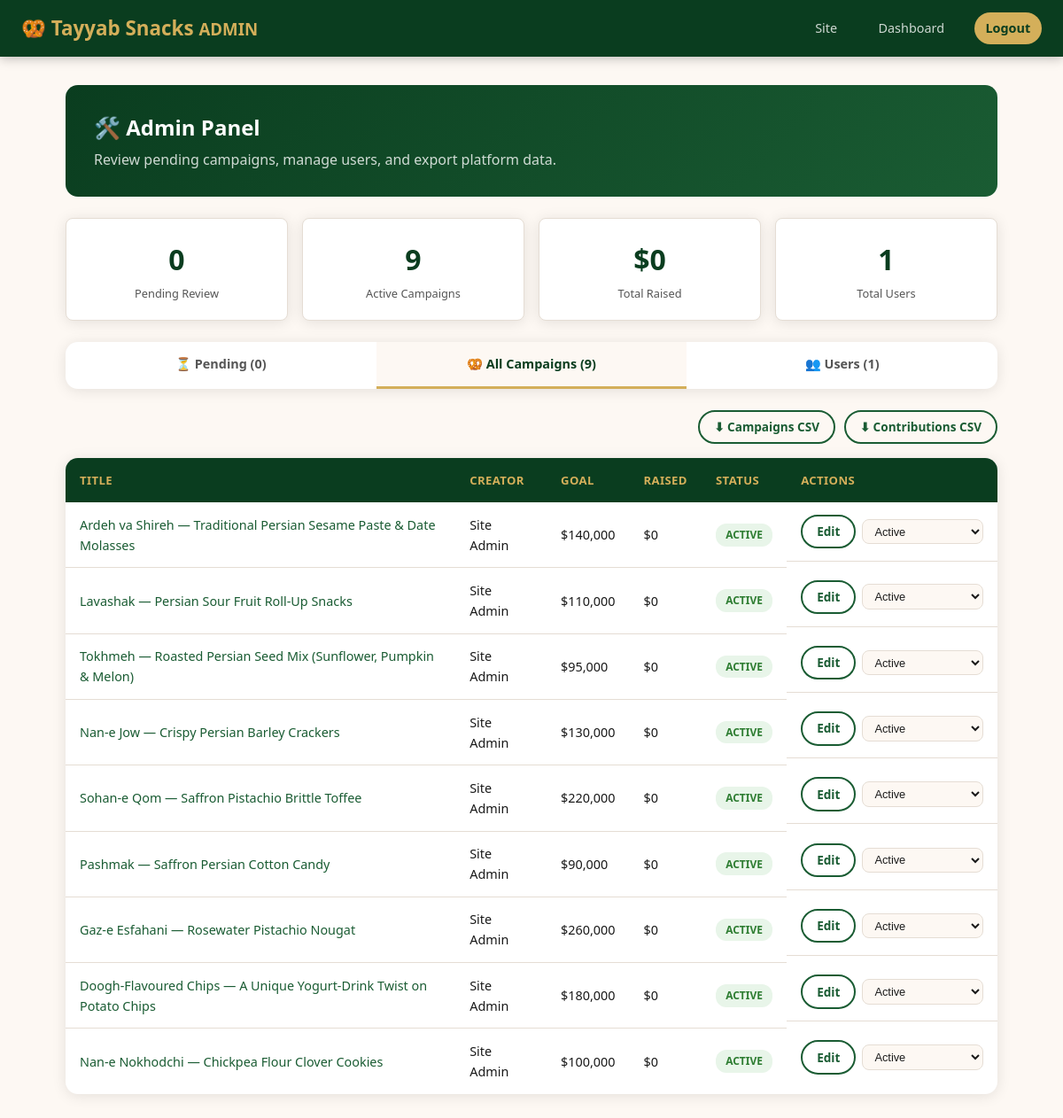
Screenshot of /admin.php?tab=campaigns (signed in) with the database file from the repository.
### tables this page shows
CREATE TABLE IF NOT EXISTS campaigns (
    id            INT UNSIGNED AUTO_INCREMENT PRIMARY KEY,
    user_id       INT UNSIGNED NOT NULL,
    category_id   INT UNSIGNED,
    title         VARCHAR(200) NOT NULL,
    description   TEXT NOT NULL,
    goal_amount   DECIMAL(12,2) NOT NULL,
    raised_amount DECIMAL(12,2) DEFAULT 0.00,
    city          VARCHAR(100),
    image_url     VARCHAR(500),
    deadline      DATE,
    status        ENUM('pending','active','funded','closed','rejected') DEFAULT 'pending',
    created_at    TIMESTAMP DEFAULT CURRENT_TIMESTAMP,
    updated_by    INT UNSIGNED NULL,
    updated_at    TIMESTAMP NULL,
    FOREIGN KEY (user_id)     REFERENCES users(id) ON DELETE CASCADE,
    FOREIGN KEY (category_id) REFERENCES categories(id) ON DELETE SET NULL,
    FOREIGN KEY (updated_by)  REFERENCES users(id) ON DELETE SET NULL,
    INDEX idx_status (status),
    INDEX idx_user (user_id)
);

CREATE TABLE IF NOT EXISTS users (
    id         INT UNSIGNED AUTO_INCREMENT PRIMARY KEY,
    name       VARCHAR(100) NOT NULL,
    email      VARCHAR(150) NOT NULL UNIQUE,
    password   VARCHAR(255) NOT NULL,
    phone      VARCHAR(30),
    city       VARCHAR(100),
    country    VARCHAR(100) DEFAULT 'Pakistan',
    is_admin   TINYINT(1) DEFAULT 0,
    is_verified TINYINT(1) DEFAULT 0,
    verification_token   VARCHAR(64) NULL,
    verification_expires  DATETIME NULL,
    created_at TIMESTAMP DEFAULT CURRENT_TIMESTAMP,
    INDEX idx_email (email)
);

### db.php (called while the page is built, shortened)
<?php
function e(string $s): string {
    return htmlspecialchars($s, ENT_QUOTES, 'UTF-8');
}

### admin.php (the view, shortened to what this page needs)
<?php
require_once __DIR__ . '/db.php';
$tab = $_GET['tab'] ?? 'pending';
$stats = $pdo->query(
    "SELECT (SELECT COUNT(*) FROM users) AS total_users,
            (SELECT COUNT(*) FROM campaigns WHERE status='pending') AS pending_count,
            (SELECT COUNT(*) FROM campaigns WHERE status='active') AS active_count,
            (SELECT COALESCE(SUM(raised_amount),0) FROM campaigns) AS total_raised,
            (SELECT COUNT(*) FROM contributions) AS total_contributions"
)->fetch();
$pending = $pdo->query(
    "SELECT c.*, u.name AS creator_name, cat.name AS cat_name FROM campaigns c
     JOIN users u ON u.id = c.user_id LEFT JOIN categories cat ON cat.id = c.category_id
     WHERE c.status = 'pending' ORDER BY c.created_at ASC"
)->fetchAll();
$allCampaigns = $pdo->query(
    "SELECT c.*, u.name AS creator_name, cat.name AS cat_name FROM campaigns c
     JOIN users u ON u.id = c.user_id LEFT JOIN categories cat ON cat.id = c.category_id
     ORDER BY c.created_at DESC"
)->fetchAll();
$users = $pdo->query('SELECT * FROM users ORDER BY created_at DESC')->fetchAll();
?>
<!DOCTYPE html>
<html lang="en">
<head>
<link rel="stylesheet" href="style.css">
</head>
<body>
<nav class="navbar">
    <div class="nav-brand">🥨 <?= e(SITE_NAME) ?> <small style="color:var(--gold)">ADMIN</small></div>
    <div class="nav-links">
        <a href="index.php">Site</a>
        <a href="dashboard.php">Dashboard</a>
        <a href="logout.php" class="nav-btn">Logout</a>
    </div>
</nav>
<div class="dashboard-wrap" style="max-width:1100px">
    <div class="dashboard-header">
        <h2>🛠️ Admin Panel</h2>
        <p>Review pending campaigns, manage users, and export platform data.</p>
    </div>
    <div class="stat-cards">
        <div class="stat-card"><div class="num"><?= (int) $stats['pending_count'] ?></div><div class="lbl">Pending Review</div></div>
        <div class="stat-card"><div class="num"><?= (int) $stats['active_count'] ?></div><div class="lbl">Active Campaigns</div></div>
        <div class="stat-card"><div class="num">$<?= number_format((float) $stats['total_raised']) ?></div><div class="lbl">Total Raised</div></div>
        <div class="stat-card"><div class="num"><?= (int) $stats['total_users'] ?></div><div class="lbl">Total Users</div></div>
    </div>
    <div class="tabs">
        <a href="?tab=pending" class="tab-btn <?= $tab === 'pending' ? 'active' : '' ?>" style="text-decoration:none;display:block;text-align:center">⏳ Pending (<?= count($pending) ?>)</a>
        <a href="?tab=campaigns" class="tab-btn <?= $tab === 'campaigns' ? 'active' : '' ?>" style="text-decoration:none;display:block;text-align:center">🥨 All Campaigns (<?= count($allCampaigns) ?>)</a>
        <a href="?tab=users" class="tab-btn <?= $tab === 'users' ? 'active' : '' ?>" style="text-decoration:none;display:block;text-align:center">👥 Users (<?= count($users) ?>)</a>
    </div>
    <?php if ($tab === 'pending'): ?>
        <?php if (!$pending): ?>
            <div class="empty-state"><div class="icon">✅</div><h3>No campaigns awaiting review</h3></div>
        <?php else: ?>
        <?php foreach ($pending as $c): ?>
        <div class="card" style="margin-bottom:1rem">
            <div class="card-body">
                <div style="display:flex;justify-content:space-between;flex-wrap:wrap;gap:1rem">
                    <div>
                        <div style="font-size:.78rem;color:var(--text-light);margin-bottom:.3rem">by <?= e($c['creator_name']) ?> · <?= e($c['cat_name'] ?? 'Uncategorized') ?> · <?= e($c['city'] ?: 'N/A') ?></div>
                        <div class="card-title" style="font-size:1.1rem"><?= e($c['title']) ?></div>
                        <p style="color:var(--text-mid);font-size:.9rem;margin-top:.4rem"><?= e($c['description']) ?></p>
                        <div style="margin-top:.5rem;font-weight:700;color:var(--green-deep)">Goal: $<?= number_format((float) $c['goal_amount']) ?></div>
                    </div>
                    <div style="display:flex;flex-direction:column;gap:.5rem;min-width:140px">
                        <a href="edit-campaign.php?id=<?= (int) $c['id'] ?>" class="btn btn-outline btn-full">✏️ Edit First</a>
                        <form method="post"><input type="hidden" name="_csrf" value="<?= e(csrf()) ?>"><input type="hidden" name="campaign_id" value="<?= (int) $c['id'] ?>"><button type="submit" name="set_status" value="active" class="btn btn-green btn-full">✓ Approve</button></form>
                        <form method="post" onsubmit="return confirm('Reject this campaign?')"><input type="hidden" name="_csrf" value="<?= e(csrf()) ?>"><input type="hidden" name="campaign_id" value="<?= (int) $c['id'] ?>"><button type="submit" name="set_status" value="rejected" class="btn btn-outline btn-full" style="color:#c00;border-color:#c00">✕ Reject</button></form>
                    </div>
                </div>
            </div>
        </div>
        <?php endforeach; ?>
        <?php endif; ?>
    <?php elseif ($tab === 'campaigns'): ?>
        <div style="display:flex;justify-content:flex-end;gap:.6rem;margin-bottom:1rem">
            <a href="?export=campaigns" class="btn btn-outline btn-sm">⬇ Campaigns CSV</a>
            <a href="?export=contributions" class="btn btn-outline btn-sm">⬇ Contributions CSV</a>
        </div>
        <table class="table">
            <thead><tr><th>Title</th><th>Creator</th><th>Goal</th><th>Raised</th><th>Status</th><th>Actions</th></tr></thead>
            <tbody>
                <?php foreach ($allCampaigns as $c): ?>
                <tr>
                    <td><a href="campaign.php?id=<?= (int) $c['id'] ?>" target="_blank"><?= e($c['title']) ?></a></td>
                    <td><?= e($c['creator_name']) ?></td>
                    <td>$<?= number_format((float) $c['goal_amount']) ?></td>
                    <td>$<?= number_format((float) $c['raised_amount']) ?></td>
                    <td><span class="badge badge-<?= e($c['status']) ?>"><?= e(ucfirst($c['status'])) ?></span></td>
                    <td style="display:flex;gap:.4rem;align-items:center">
                        <a href="edit-campaign.php?id=<?= (int) $c['id'] ?>" class="btn btn-sm btn-outline">Edit</a>
                        <form method="post" style="display:inline">
                            <select name="set_status" onchange="this.form.submit()" class="form-control" style="padding:.3rem .6rem;font-size:.8rem;width:auto;display:inline-block">
                                <option value="active" <?= $c['status']==='active'?'selected':'' ?>>Active</option>
                            </select>
                        </form>
                    </td>
                </tr>
                <?php endforeach; ?>
            </tbody>
        </table>
    <?php endif; ?>
</div>
</body>
</html>

### style.css (style rules this page uses)
:root { --green-deep: #0a3d1f; --green-mid: #1a5c33; --green-light: #2d7a4a; --amber: #d4770a; --amber-light: #f59e0b; --gold: #d4af5a; --gold-dark: #b8973b; --cream: #fdf8f3; --white: #ffffff; --text: #1a1a1a; --text-mid: #555; --text-light: #888; --border: #e5ddd4; --shadow: 0 2px 16px rgba(0,0,0,.10); --shadow-lg: 0 8px 32px rgba(0,0,0,.15); --radius: 14px; --radius-sm: 8px; --transition: .2s ease; }
*, *::before, *::after { box-sizing: border-box; margin: 0; padding: 0; }
body { font-family: 'Segoe UI', system-ui, sans-serif; background: var(--cream); color: var(--text); line-height: 1.6; }
a { color: var(--green-mid); text-decoration: none; }
.navbar { background: var(--green-deep); padding: 0 1.5rem; display: flex; align-items: center; justify-content: space-between; height: 64px; position: sticky; top: 0; z-index: 100; box-shadow: 0 2px 12px rgba(0,0,0,.25); }
.nav-brand { font-size: 1.4rem; font-weight: 800; color: var(--gold); }
.nav-links { display: flex; align-items: center; gap: 1.3rem; }
.nav-links a { color: rgba(255,255,255,.8); font-size: .9rem; font-weight: 500; padding: .4rem .8rem; border-radius: 6px; transition: var(--transition); }
.nav-btn { background: var(--gold) !important; color: var(--green-deep) !important; font-weight: 700 !important; border-radius: 20px !important; }
.btn { display: inline-flex; align-items: center; gap: .4rem; padding: .7rem 1.6rem; border-radius: 25px; font-size: .95rem; font-weight: 600; cursor: pointer; border: none; transition: var(--transition); text-decoration: none; }
.btn-outline { background: transparent; color: var(--green-mid); border: 2px solid var(--green-mid); }
.btn-sm { padding: .4rem 1rem; font-size: .85rem; }
.form-control { width: 100%; padding: .7rem 1rem; border: 1.5px solid var(--border); border-radius: var(--radius-sm); font-size: .95rem; color: var(--text); background: var(--cream); outline: none; transition: var(--transition); }
.dashboard-wrap { max-width: 960px; margin: 2rem auto; padding: 0 1.5rem; }
.dashboard-header { background: linear-gradient(135deg, var(--green-deep), #1a5c33); color: var(--white); border-radius: var(--radius); padding: 1.8rem 2rem; margin-bottom: 1.5rem; }
.dashboard-header h2 { font-size: 1.5rem; font-weight: 700; }
.dashboard-header p { opacity: .8; margin-top: .3rem; }
.stat-cards { display: grid; grid-template-columns: repeat(auto-fit, minmax(180px, 1fr)); gap: 1rem; margin-bottom: 1.5rem; }
.stat-card { background: var(--white); border-radius: var(--radius-sm); padding: 1.2rem; box-shadow: var(--shadow); border: 1.5px solid var(--border); text-align: center; }
.stat-card .num { font-size: 2rem; font-weight: 800; color: var(--green-deep); }
.stat-card .lbl { font-size: .8rem; color: var(--text-mid); margin-top: .2rem; }
.table { width: 100%; border-collapse: collapse; background: var(--white); border-radius: var(--radius); overflow: hidden; box-shadow: var(--shadow); }
.table th { background: var(--green-deep); color: var(--gold); padding: .9rem 1rem; text-align: left; font-size: .82rem; text-transform: uppercase; letter-spacing: .4px; }
.table td { padding: .85rem 1rem; border-bottom: 1px solid var(--border); font-size: .9rem; }
.table tr:last-child td { border-bottom: none; }
.badge { display: inline-block; padding: .2rem .7rem; border-radius: 12px; font-size: .75rem; font-weight: 700; text-transform: uppercase; }
.badge-active { background: #e8f5e9; color: #2e7d32; }
.tabs { display: flex; background: var(--white); border-radius: var(--radius); overflow: hidden; box-shadow: var(--shadow); margin-bottom: 1.5rem; }
.tab-btn { flex: 1; padding: .85rem; font-size: .9rem; font-weight: 600; background: none; border: none; cursor: pointer; color: var(--text-mid); border-bottom: 3px solid transparent; transition: var(--transition); }
.tab-btn.active { color: var(--green-deep); border-bottom-color: var(--gold); background: var(--cream); }

### rows the page displays
campaigns: title "Ardeh va Shireh — Traditional Persian Sesame Paste & Date Molasses", user.name "Site Admin", goal_amount "140,000", raised_amount "0", status "ACTIVE", set_status "Active"
campaigns: title "Lavashak — Persian Sour Fruit Roll-Up Snacks", user.name "Site Admin", goal_amount "110,000", raised_amount "0", status "ACTIVE", set_status "Active"
campaigns: title "Tokhmeh — Roasted Persian Seed Mix (Sunflower, Pumpkin & Melon)", user.name "Site Admin", goal_amount "95,000", raised_amount "0", status "ACTIVE", set_status "Active"
campaigns: title "Nan-e Jow — Crispy Persian Barley Crackers", user.name "Site Admin", goal_amount "130,000", raised_amount "0", status "ACTIVE", set_status "Active"
campaigns: title "Sohan-e Qom — Saffron Pistachio Brittle Toffee", user.name "Site Admin", goal_amount "220,000", raised_amount "0", status "ACTIVE", set_status "Active"
campaigns: title "Pashmak — Saffron Persian Cotton Candy", user.name "Site Admin", goal_amount "90,000", raised_amount "0", status "ACTIVE", set_status "Active"
campaigns: title "Gaz-e Esfahani — Rosewater Pistachio Nougat", user.name "Site Admin", goal_amount "260,000", raised_amount "0", status "ACTIVE", set_status "Active"
campaigns: title "Doogh-Flavoured Chips — A Unique Yogurt-Drink Twist on Potato Chips", user.name "Site Admin", goal_amount "180,000", raised_amount "0", status "ACTIVE", set_status "Active"
campaigns: title "Nan-e Nokhodchi — Chickpea Flour Clover Cookies", user.name "Site Admin", goal_amount "100,000", raised_amount "0", status "ACTIVE", set_status "Active"

### other values shown
SITE_NAME "Tayyab Snacks"
$stats['pending_count'] "0"
$stats['active_count'] "9"
$stats['total_raised'] "0"
$stats['total_users'] "1"
count($pending) "0"
count($allCampaigns) "9"
count($users) "1"
